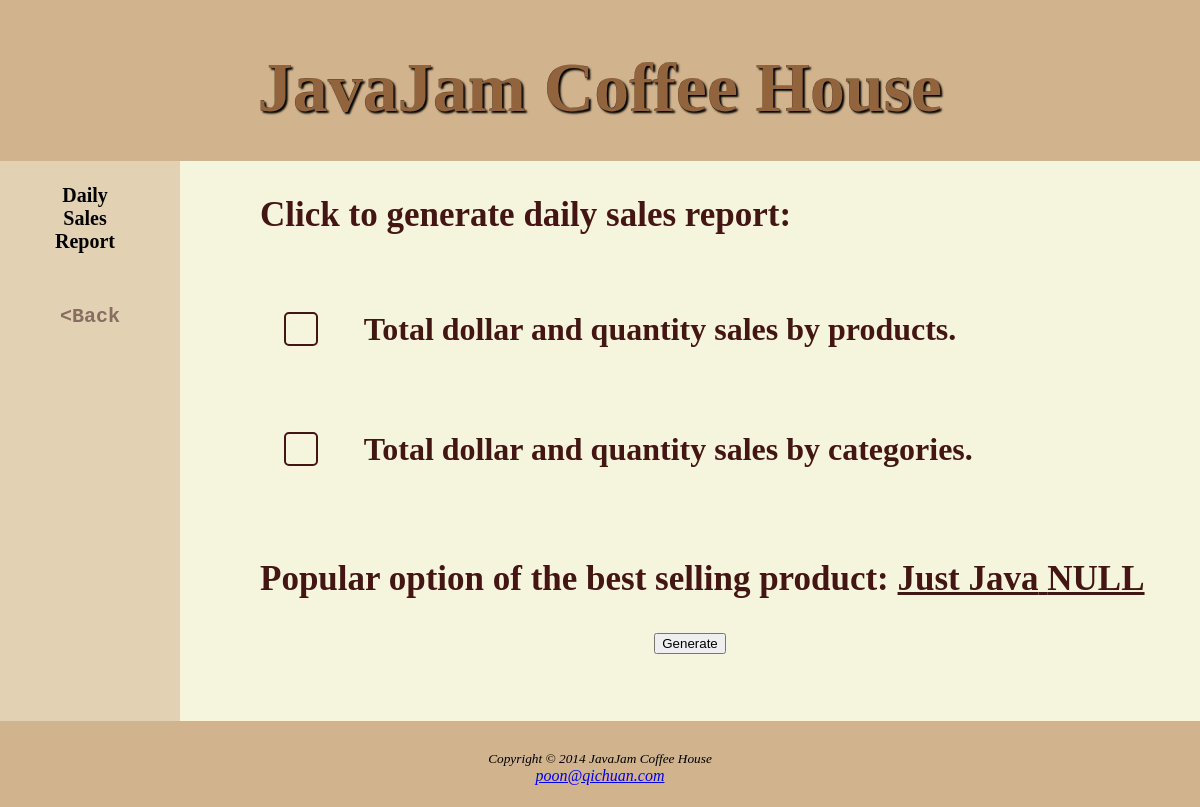
Page /sale on the earlier database version.
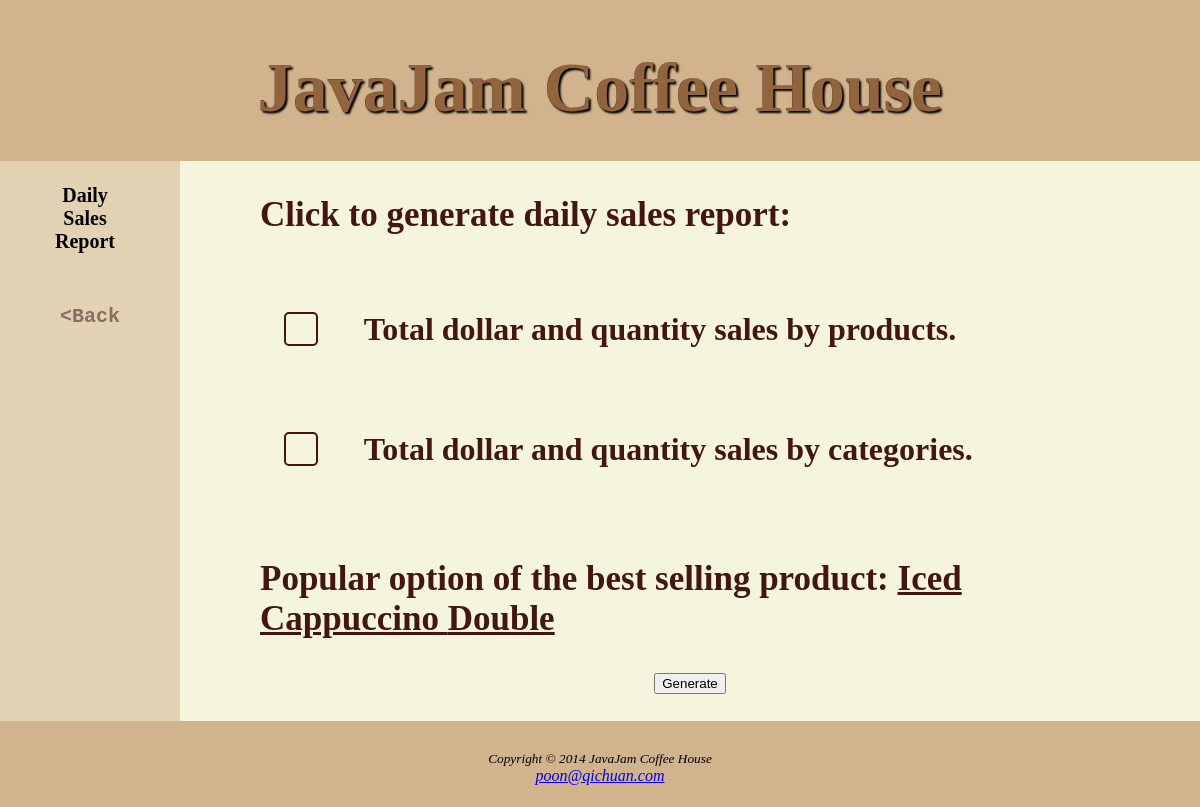
Same page on the later database version.
### app/models.py (models this page shows, shortened)
class sales(models.Model):
    coffee = models.CharField(max_length=50)
    product = models.CharField(max_length=50)
    category = models.CharField(max_length=50)
    quantity = models.IntegerField()
    revenue = models.DecimalField(max_digits=10, decimal_places=2)

### app/views.py (the view)
# urls.py: path('sale', views.sale, name="sale"),
def sale(request):
  top_seller = sales.objects.order_by('-quantity').first()
  context = {
      'top_seller': top_seller}
  return render(request, 'sales.html', context)

### app/templates/sales.html (shortened to what this page needs)
<!DOCTYPE html>
<html lang="en">
<head>
    {% load static %}
    <link rel="stylesheet" href="{% static '/styles.css' %}">
</head>
<body>
<header>
    <h1>JavaJam Coffee House</h1>
</header>
<div id="flex-container">
<div id ="navbar"><nav>
    <ul class="PPU">
        <b>Daily</b> &nbsp;
        <br>
        <b>Sales</b> &nbsp;
        <br>
        <b>Report</b> &nbsp;
        <br>
        <br>
        <br>
        <li><a href="{% url 'menu' %}" class="navButton"><b>&lt;Back</b></a></li>
    </ul>
</nav></div>
<div id ="content">
    <div id="winding_road">
        <h2>Click to generate daily sales report:</h2>
    </div>
    <div id="salestable">
      <form action="{% url 'generate' %}" method="POST">
          <table>
              <tr>
                  <td class="check_box"><label><input type="checkbox" name="sales_prod"><span class="custom-checkbox"></span></label></td>
                  <td class="report_desc"><strong>Total dollar and quantity sales by products.</strong></td>
              </tr>
              <tr>
                  <td class="check_box"><label><input type="checkbox" name="sales_cat"><span class="custom-checkbox"></span></label></td>
                  <td class="report_desc"><strong>Total dollar and quantity sales by categories.</strong></td>
              </tr>
          </table>
    </div>
    <div id="winding_road">
        <h2>Popular option of the best selling product: <u>{{ top_seller.product }}&nbsp{{ top_seller.category }}</u></h2>
    </div>
      <input type="submit" value="Generate">
</div>
</div>
<footer>
    <small><i>Copyright &copy; 2014 JavaJam Coffee House</i></small>
    <br><a href="poon@qichuan.com"><i>poon@qichuan.com</i></a>
</footer>
</body>
</html>

### app/static/styles.css (style rules this page uses)
body { margin: 0; padding: 0; text-align: center; min-width: 800px; background-color: #F5F5DD; }
header { background-color: #D1B38D; padding-top: 1px; height:20vh; }
h1 { color: #91643D; text-shadow: 2px 2px 2px black; -webkit-text-stroke: 0.2px black; font-family: "MV Boli", Times, serif; font-size: 70px; }
nav { text-align: center; }
nav ul { list-style-type: none; padding: 3px; text-align: center; }
nav ul li { padding: 5px; }
nav ul li a { color: #886E60; font-family: 'Courier New', Courier, monospace; font-weight: bolder; text-decoration: none; }
#flex-container { display: flex; flex-direction: row; justify-content: space-around; align-items: center; height: 70vh; }
#navbar { font-size: 20px; width:15%; height: 100%; background-color: #E2D1B3; }
#content { height: 100%; flex:1; }
#winding_road { padding-left: 10vh; padding-top: 5px; padding-bottom: 5px; }
#winding_road h2 { color: #441613; text-align: left; font-weight: bold; font-family: "MV Boli", Times, serif; font-size: 35px; }
footer { width: 100vw; height:7vh; background-color: #D1B38D; padding-top: 30px; z-index: -1; }

### app/templates/sales.html (style rules this page uses)
#salestable { display: flex; justify-content: left; padding-left: 7vw; }
#salestable table { margin: auto; width: 65vw; height:30vh; border-spacing: 0; }
#salestable table td { font-size: 2em; font-family: "MV Boli", Times, serif; }
#salestable td { color: #441613; padding:20px; border-style: none; }
.custom-checkbox { width: 30px; height: 30px; border: 2px solid #441613; border-radius: 5px; display: inline-block; position: relative; cursor: pointer; transition: background-color 0.2s; }
.custom-checkbox::after { content: ''; position: absolute; left: 8px; top: 2px; width: 10px; height: 15px; border: solid white; border-width: 0 3px 3px 0; transform: rotate(45deg); opacity: 0; transition: opacity 0.2s; }

Differences in the rows shown:
no longer on this page (row edited): sales: product "Just Java", category "NULL"
now on this page (row edited): sales: product "Iced Cappuccino", category "Double"
